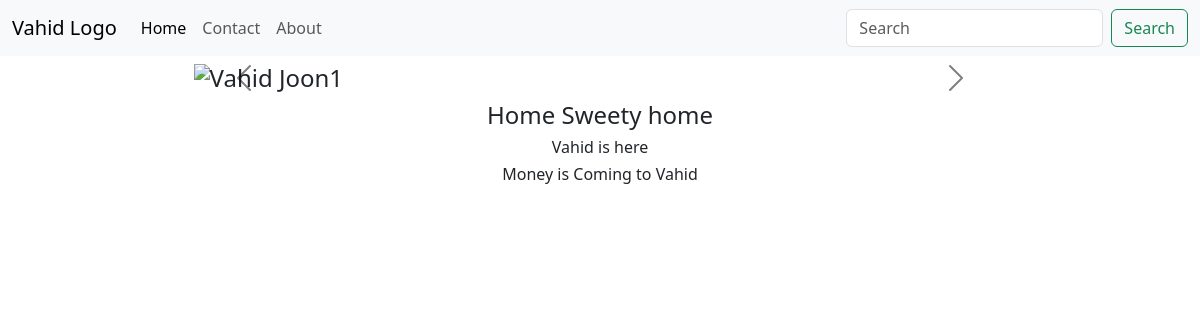
The app's page /, older data.
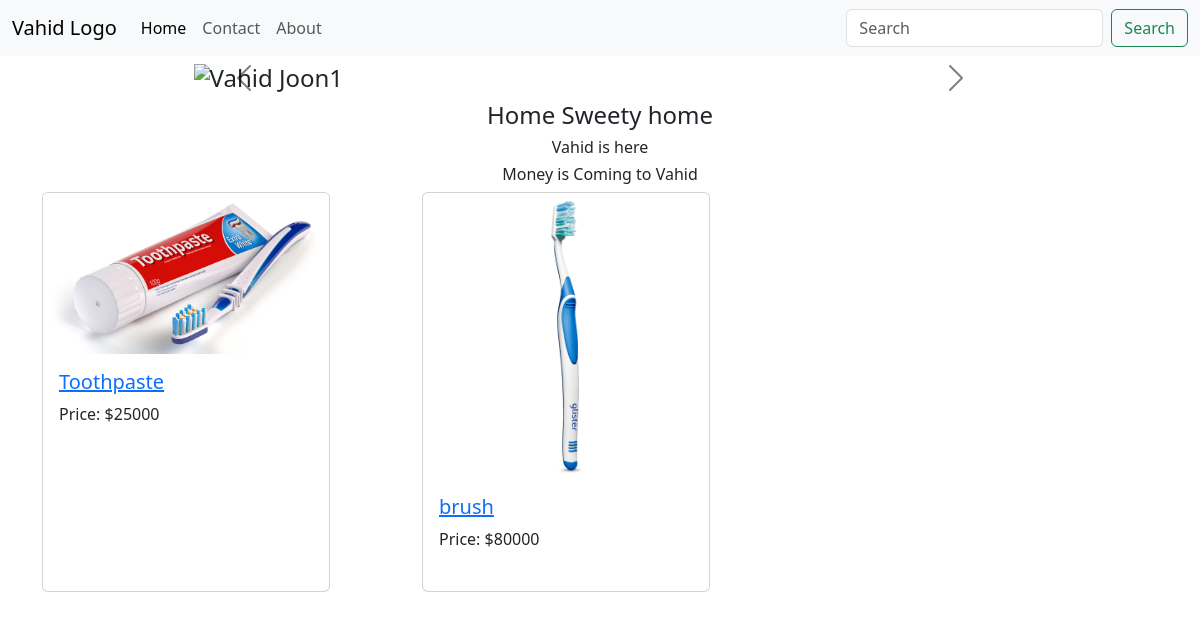
The same page, newer data.
### Home/models.py (models this page shows, shortened)
class Product(models.Model):
    title = models.CharField(max_length=180)
    slug = models.SlugField(unique=True, blank=True, null=True)
    price = models.DecimalField(max_digits=10, decimal_places=0, default=0, null=True)
    time_added = models.DateTimeField(auto_now=True)
    image = models.ImageField(upload_to='products/', null=True, blank=True)
    category = models.ManyToManyField(Category,)
    description = models.TextField()

### Home/views.py (the view)
# urls.py: path('', views.home_page, name="home_page"),
def home_page(request):
    queryset = Product.objects.exclude(image='').exclude(image=None)
    background = BackgrounFigure.objects.all()
    context = {
        "products": queryset, "background": background,
    }
    return render(request, 'home/home.html', context)

### Home/templates/home/home.html (shortened to what this page needs)
{% extends "base.html" %}
{% block content %}
<div id="carouselExampleFade" class="carousel carousel-dark container-fluid slide carousel-fade w-75">
    <div class="carousel-inner">
        <div class="carousel-item active">
            <img src="{{ background.0.image.url }}" class="d-block w-100" alt="Vahid Joon1">
        </div>
    </div>
    <button class="carousel-control-prev" type="button" data-bs-target="#carouselExampleFade" data-bs-slide="prev">
        <span class="carousel-control-prev-icon" aria-hidden="true"></span>
    </button>
    <button class="carousel-control-next" type="button" data-bs-target="#carouselExampleFade" data-bs-slide="next">
        <span class="carousel-control-next-icon" aria-hidden="true"></span>
    </button>
</div>
<h4 class="text-center"> Home Sweety home </h4>
<h6 class="text-center"> Vahid is here </h6>
<h6 class="text-center"> Money is Coming to Vahid </h6>
<div class="row">
    {% for product in products %}
    <div class="col-md-4">
        <div class="card" style="width: 18rem; height: 25rem;">
            <div class="aspect-ratio-box">
                <img src="{{ product.image.url }}" class="card-img-top" alt="{{ product.title }}">
            </div>
            <div class="card-body">
                <a href="{% url 'Home:product_detail' product.slug %}">
                    <h5 class="card-title">{{ product.title }}</h5>
                </a>
                <p class="card-text">Price: ${{ product.price }}</p>
            </div>
        </div>
    </div>
    {% endfor %}
</div>
{% endblock content %}

Row changes from the older to the newer data that the page shows:
added Product: image (picture), title "Toothpaste", price "25000"
added Product: image (picture), title "brush", price "80000"
